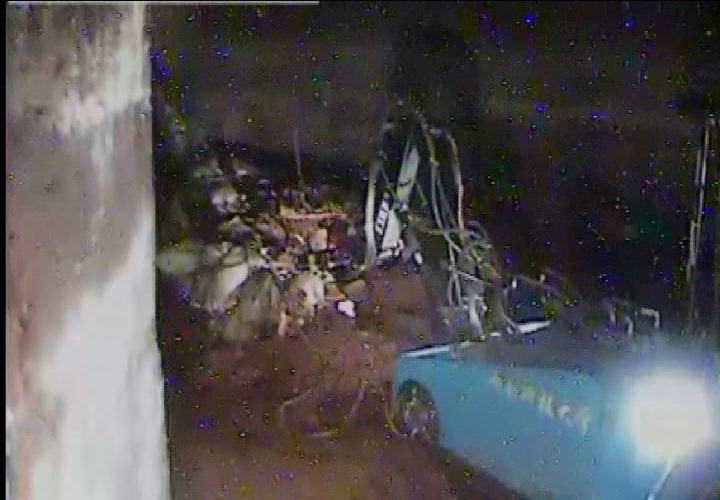
%> input picture FindNoise/image8.bmp, 720 x 500 px
$ octave FastFeature.m   (GNU Octave 9; MATLAB toolbox functions it lacks are replaced by stand-ins)
%> lines starting %> are read from the running program, lines starting %| are printed output that depends on the picture
%author  :       Wenky Jong
%Date    :       2020.03.16
%Address :       MianYang SWSUT
%Revision:       1st
%Function:
%Contact:        wenkyjong1996@gmail.com

clc;
clear all;

myPrc = imread('image8.bmp');
%> myPrc is the input picture: size 500x720x3 uint8; mean R, G, B 84.1, 81.4, 82.6

R = myPrc(:,:,1);
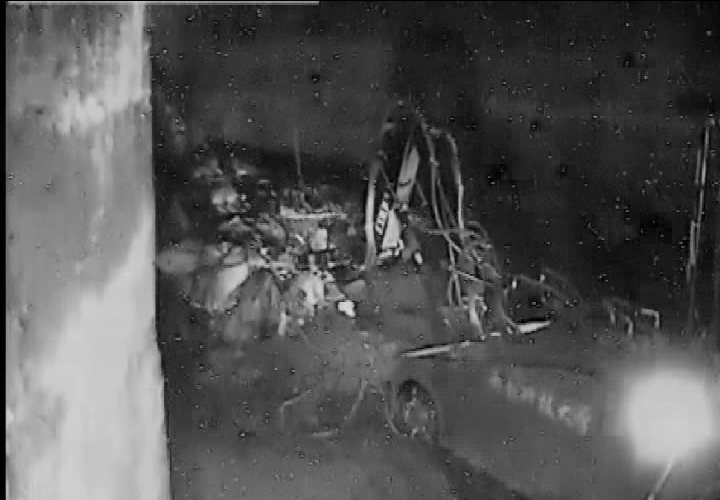
%> R: size 500x720 uint8; min 0, max 223, mean 84.1
G = myPrc(:,:,2);
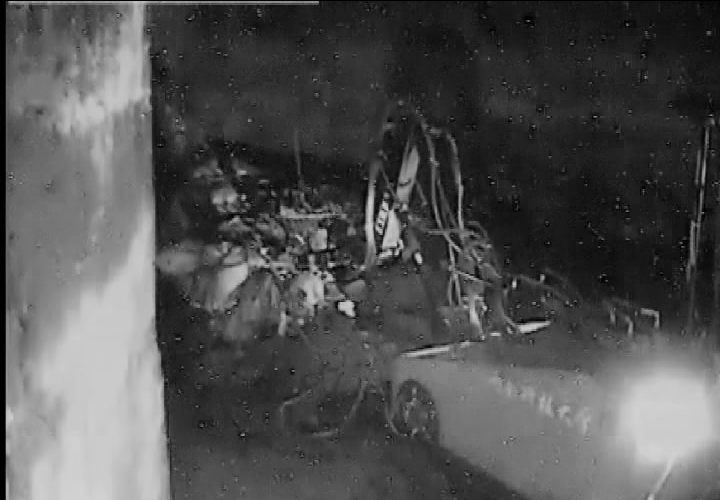
%> G: size 500x720 uint8; min 0, max 211, mean 81.4
B = myPrc(:,:,3);
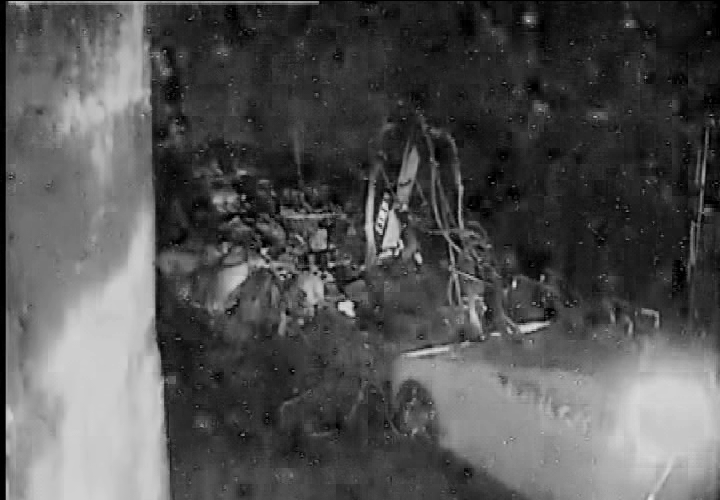
%> B: size 500x720 uint8; min 0, max 229, mean 82.6

garyPrc = rgb2gray(myPrc);
pointGary = detectFASTFeatures(garyPrc);%对灰度图进行特征点提取
%> pointGary = 292 points; strongest (x, y): (316, 274), (397, 255), (421, 263), (326, 277), (390, 209)

pointFastR = detectFASTFeatures(R);%返回一个conners对象
%> pointFastR = 282 points; strongest (x, y): (316, 274), (397, 255), (421, 263), (326, 277), (390, 209)
pointFastG = detectFASTFeatures(G);%返回一个conners对象
%> pointFastG = 292 points; strongest (x, y): (316, 274), (397, 255), (421, 263), (704, 213), (326, 277)
pointFastB = detectFASTFeatures(B);%返回一个conners对象
%> pointFastB = 292 points; strongest (x, y): (316, 274), (397, 255), (486, 309), (326, 277), (712, 116)

pointStrongR = pointFastR.selectStrongest(100);
%> pointStrongR = 100 points; strongest (x, y): (316, 274), (397, 255), (421, 263), (326, 277), (390, 209)
pointStrongG = pointFastG.selectStrongest(100);
%> pointStrongG = 100 points; strongest (x, y): (316, 274), (397, 255), (421, 263), (704, 213), (326, 277)
pointStrongB = pointFastB.selectStrongest(100);
%> pointStrongB = 100 points; strongest (x, y): (316, 274), (397, 255), (486, 309), (326, 277), (712, 116)

pointStrongGary = pointGary.selectStrongest(100);
%> pointStrongGary has the same summary as pointStrongR

locationPoints = pointStrongGary.Location();
%> locationPoints = 100 rows, first 12: [316 274; 397 255; 421 263; 326 277; 390 209; 396 246; 596 117; 486 309; 712 116; 515 287; 704 213; 529 21]


figure(1);
subplot(1,2,2);
imshow(myPrc);
title("the features of image");hold on;
%plot(pointStrongR);
%plot(pointStrongG);
%plot(pointStrongB);
plot(pointStrongGary);

subplot(1,2,1);imshow(myPrc);
title("the original image");
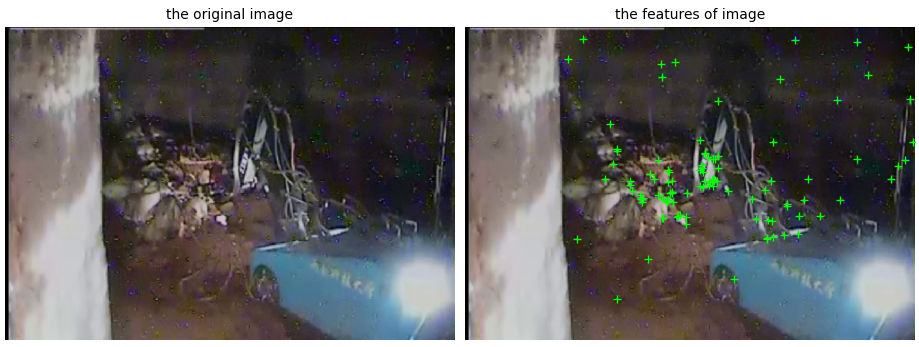
%> figure redrawn from the program's plot data, 2 panels

$ run again, with FindNoise/21.bmp copied over FindNoise/image8.bmp
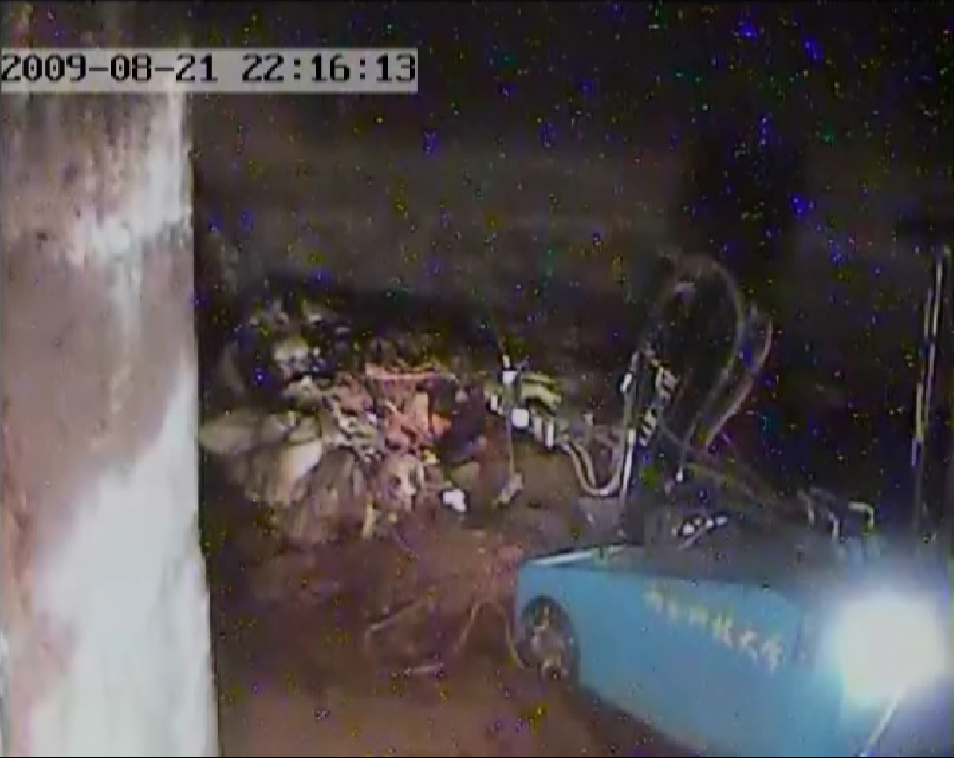
%> input picture FindNoise/21.bmp, 954 x 758 px
%> myPrc is the input picture: size 758x954x3 uint8; mean R, G, B 83.5, 77.5, 79.3
%> `B = myPrc(:,:,3);`:
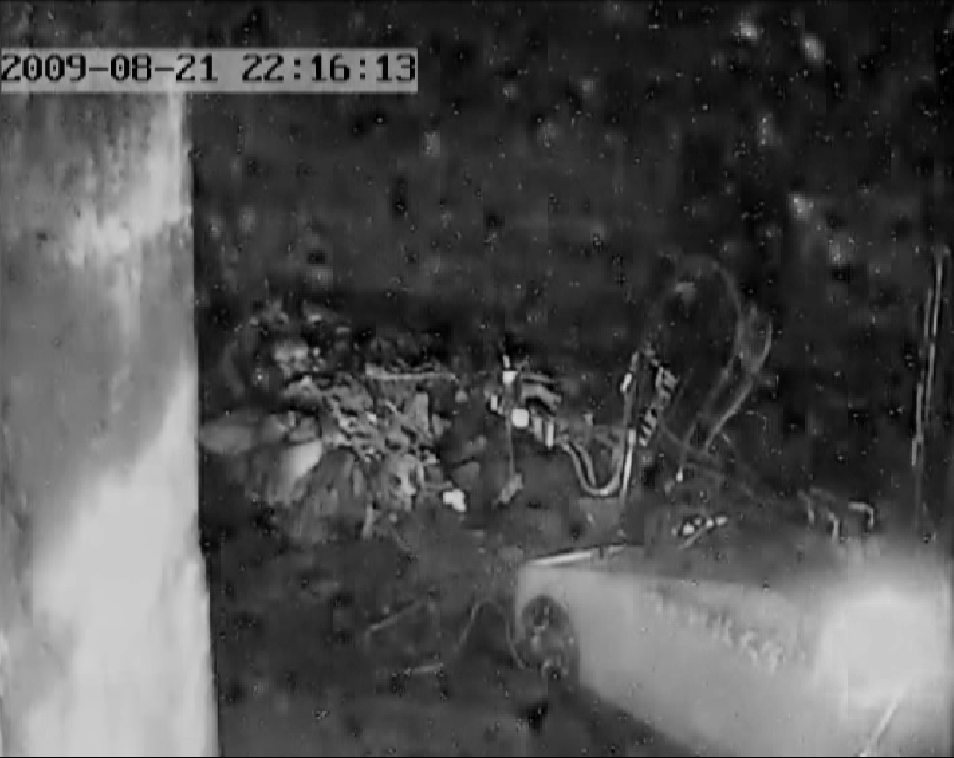
%> B: size 758x954 uint8; min 0, max 218, mean 79.3
%> pointGary = 308 points; strongest (x, y): (177, 79), (177, 76), (183, 76), (120, 69), (112, 75)
%> pointFastR = 305 points; strongest (x, y): (177, 79), (177, 76), (183, 76), (112, 75), (120, 69)
%> pointFastG = 305 points; strongest (x, y): (177, 79), (177, 76), (183, 76), (120, 69), (112, 75)
%> pointFastB has the same summary as pointFastR
%> pointStrongR = 100 points; strongest (x, y): (177, 79), (177, 76), (183, 76), (112, 75), (120, 69)
%> pointStrongG = 100 points; strongest (x, y): (177, 79), (177, 76), (183, 76), (120, 69), (112, 75)
%> pointStrongB has the same summary as pointStrongR
%> pointStrongGary has the same summary as pointStrongG
%> locationPoints = 100 rows, first 12: [177 79; 177 76; 183 76; 120 69; 112 75; 195 78; 361 62; 8 76; 331 62; 376 416; 365 76; 174 71]
%> `title("the original image");`:
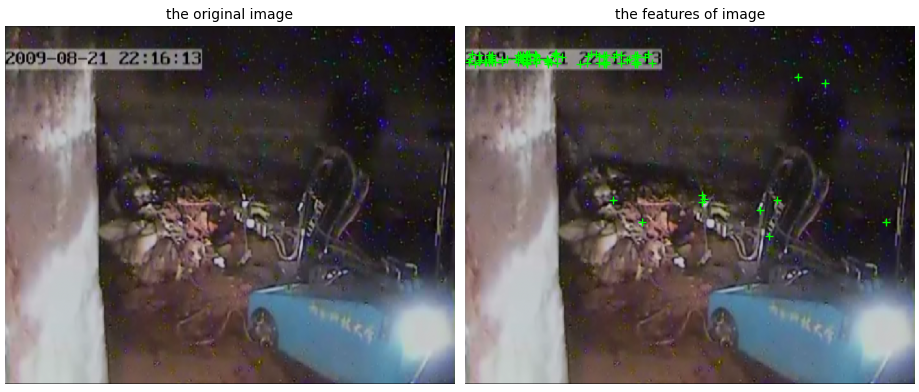
%> figure redrawn from the program's plot data, 2 panels
